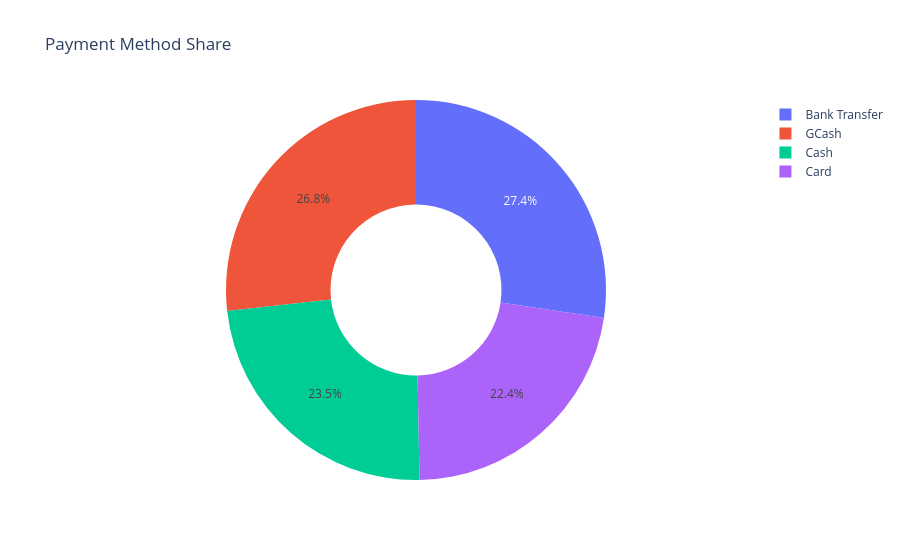

Notebook code cell kept with this figure:
### Markdown cell above
## Line Chart: Monthly Revenue Trend
Resample sales data by month and plot revenue over time. This reveals seasonal patterns and growth/decline trends.

### Code cell
# Donut chart
payment_share = sales['payment_method'].value_counts().reset_index()
payment_share.columns = ['payment_method', 'count']
fig = px.pie(payment_share, names='payment_method', values='count', hole=0.45, title='Payment Method Share')
fig.show()

### Figure 1 — Plotly figure (JSON) as saved in the notebook; plotly's stock layout.template omitted (floating-point values rounded to 4 significant figures)
{"data": [{"domain": {"x": [0, 1], "y": [0, 1]}, "hole": 0.45, "hovertemplate": "payment_method=%{label}<br>count=%{value}<extra></extra>", "labels": ["Bank Transfer", "GCash", "Cash", "Card"], "legendgroup": "", "name": "", "showlegend": true, "type": "pie", "values": [279, 273, 240, 228]}], "layout": {"legend": {"tracegroupgap": 0}, "title": {"text": "Payment Method Share"}}}
